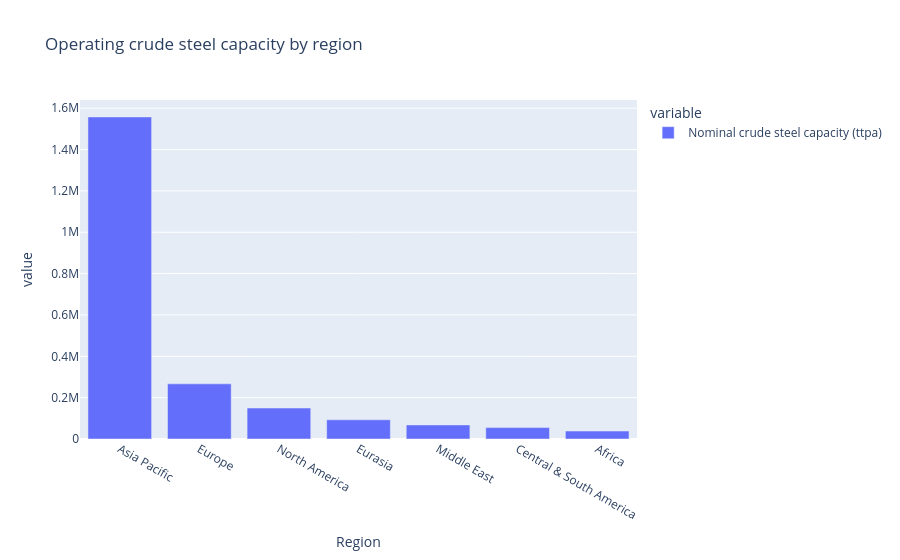

Here is the notebook cell this chart was saved with:
### Code cell
capacity_by_region = df.groupby("Region")[STEEL].sum().sort_values(ascending=False)
print(capacity_by_region)
px.bar(capacity_by_region, title="Operating crude steel capacity by region")

### Figure 1 — Plotly figure (JSON) as saved in the notebook; plotly's stock layout.template omitted (floating-point values rounded to 4 significant figures)
{"data": [{"hovertemplate": "variable=Nominal crude steel capacity (ttpa)<br>Region=%{x}<br>value=%{y}<extra></extra>", "legendgroup": "Nominal crude steel capacity (ttpa)", "marker": {"color": "#636efa", "pattern": {"shape": ""}}, "name": "Nominal crude steel capacity (ttpa)", "orientation": "v", "showlegend": true, "textposition": "auto", "type": "bar", "x": ["Asia Pacific", "Europe", "North America", "Eurasia", "Middle East", "Central & South America", "Africa"], "xaxis": "x", "y": [1558000.0, 266800.0, 149800.0, 92920.0, 68040.0, 55030.0, 38390.0], "yaxis": "y"}], "layout": {"barmode": "relative", "legend": {"title": {"text": "variable"}, "tracegroupgap": 0}, "title": {"text": "Operating crude steel capacity by region"}, "xaxis": {"anchor": "y", "domain": [0, 1], "title": {"text": "Region"}}, "yaxis": {"anchor": "x", "domain": [0, 1], "title": {"text": "value"}}}}
